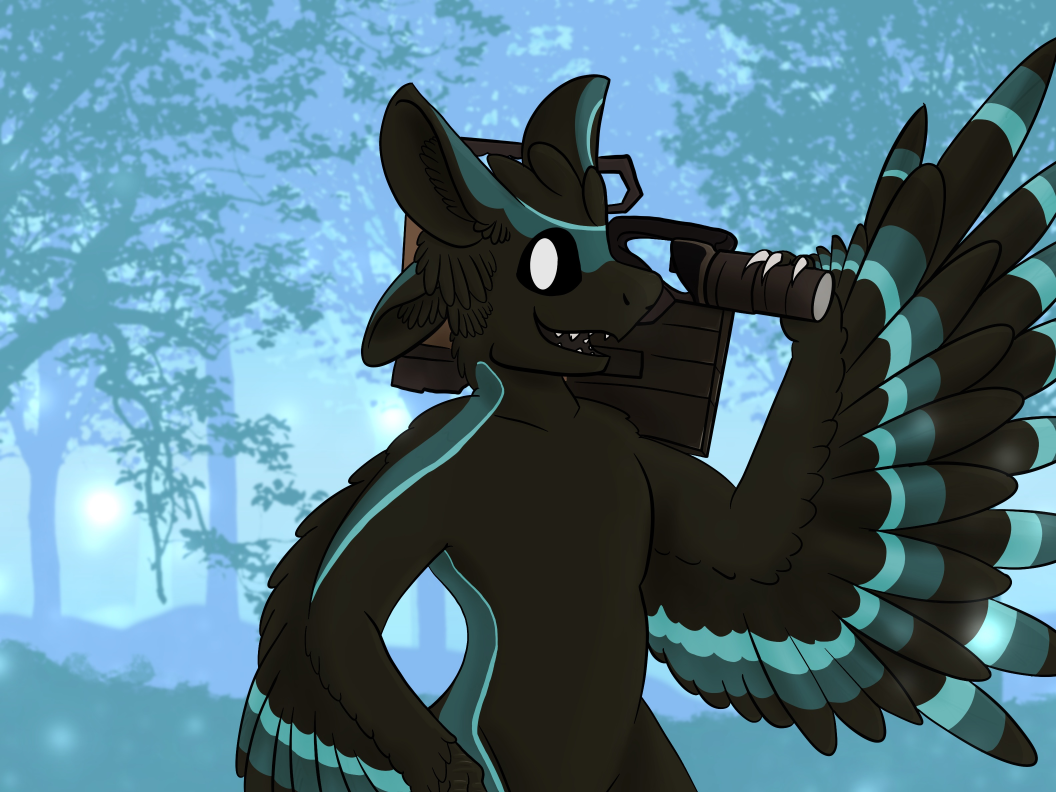
#> input picture image_converter/IMG_0164.jpg, 3168 x 2376 px (shown at 1/3 size)
$ python convert.py IMG_0164.jpg
#> lines starting #> are read from the running program, lines starting #| are printed output that depends on the picture
#!/usr/bin/env python3
"""
Converts images into a format suitable for display on Badger 2040.

Optionally resizes images to 296x128 to fit the display.

Crunches images down to dithered, 1bit colour depth.

Outputs either in raw binary format or as a .py file for embedding into MicroPython.

Output to py functionality is borrwed from data_to_py.py, Copyright (c) 2016 Peter Hinch
"""

import io
import argparse
from PIL import Image, ImageEnhance
from pathlib import Path


PY_HEADER = """# Code generated by convert.py.
"""

PY_FOOTER = """_mvdata = memoryview(_data)

def data():
    return _mvdata

"""


parser = argparse.ArgumentParser(
    description='Converts images into the format used by Badger2040.')
parser.add_argument('file', nargs="+", help='input files to convert')
parser.add_argument('--out_dir', type=Path, default=None,
                    help='output directory')
parser.add_argument('--binary', action="store_true",
                    help='output binary file for MicroPython')
parser.add_argument('--py', action="store_true",
                    help='output .py file for MicroPython embedding')
parser.add_argument('--resize', action="store_true",
                    help='force images to 296x128 pixels')

options = parser.parse_args()


class ByteWriter(object):
    bytes_per_line = 16

    def __init__(self, stream, varname):
        self.stream = stream
        self.stream.write('{} =\\\n'.format(varname))
        self.bytecount = 0  # For line breaks

    def _eol(self):
        self.stream.write("'\\\n")

    def _eot(self):
        self.stream.write("'\n")

    def _bol(self):
        self.stream.write("b'")

    # Output a single byte
    def obyte(self, data):
        if not self.bytecount:
            self._bol()
        self.stream.write('\\x{:02x}'.format(data))
        self.bytecount += 1
        self.bytecount %= self.bytes_per_line
        if not self.bytecount:
            self._eol()

    # Output from a sequence
    def odata(self, bytelist):
        for byt in bytelist:
            self.obyte(byt)

    # ensure a correct final line
    def eot(self):  # User force EOL if one hasn't occurred
        if self.bytecount:
            self._eot()
        self.stream.write('\n')


def convert_image(img):
    if options.resize:
        img = img.resize((296, 128))  # resize
    try:
      #   enhancer = ImageEnhance.Contrast(img)
      #   img = enhancer.enhance(2.0)
        pass
    except ValueError:
        pass
    img = img.convert("1")  # convert to black and white
    return img


def write_stream(header, footer, ip_stream, op_stream):
    op_stream.write(header)
    op_stream.write('\n')
    data = ip_stream.read()
    bw_data = ByteWriter(op_stream, '_data')
    bw_data.odata(data)
    bw_data.eot()
    op_stream.write(footer)


# create map of images based on input filenames
for input_filename in options.file:
    with Image.open(input_filename) as img:
#> img is the input picture: PIL image 3168x2376 RGB; mean R, G, B 81.5, 116.8, 130.2
        img = convert_image(img)
#> in convert_image, `img = img.convert("1")`:
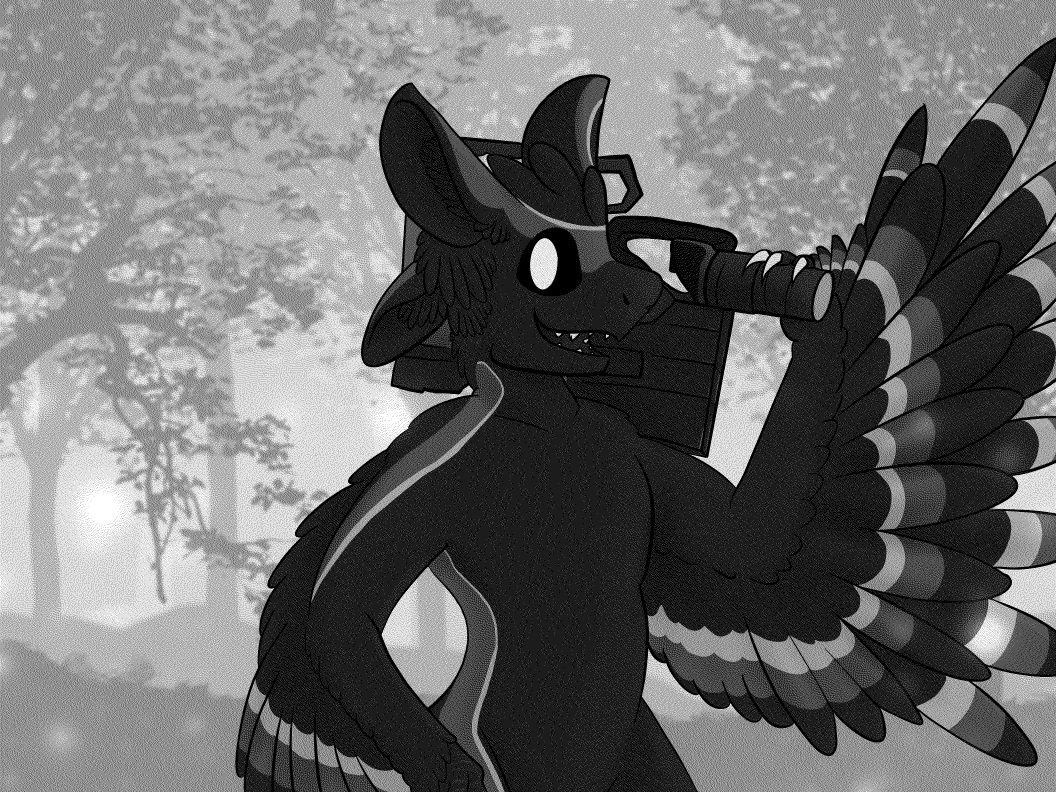
#> img: PIL image 3168x2376 1 (shown at 1/3 size); 42.1% white in thin lines or dots

        image_name = Path(input_filename).stem

        w, h = img.size
#> w = 3168; h = 2376

        output_data = [~b & 0xff for b in list(img.tobytes())]
#> output_data = 940896 items

        print(len(output_data))
#| 940896
        print(w * h / 8)
#| 940896.0

        if options.binary:
            if options.out_dir is not None:
                output_filename = (options.out_dir /
                                   image_name).with_suffix(".bin")
            else:
                output_filename = Path(input_filename).with_suffix(".bin")
            print(f"Saving to {output_filename}, {w}x{h}")
            with open(output_filename, "wb") as out:
                out.write(bytearray(output_data))
        elif options.py:
            if options.out_dir is not None:
                output_filename = (options.out_dir /
                                   image_name).with_suffix(".py")
            else:
                output_filename = Path(input_filename).with_suffix(".py")
            print(f"Saving to {output_filename}, {w}x{h}")
            with open(output_filename, "w") as out:
                write_stream(PY_HEADER, PY_FOOTER,
                             io.BytesIO(bytes(output_data)), out)
        else:
            image_code = '''\
static const uint8_t {image_name}[{count}] = {{
    {byte_data}
}};
    '''.format(image_name=image_name, count=len(output_data), byte_data=", ".join(str(b) for b in output_data))

            print(image_code)
#> (printed output is left out)
